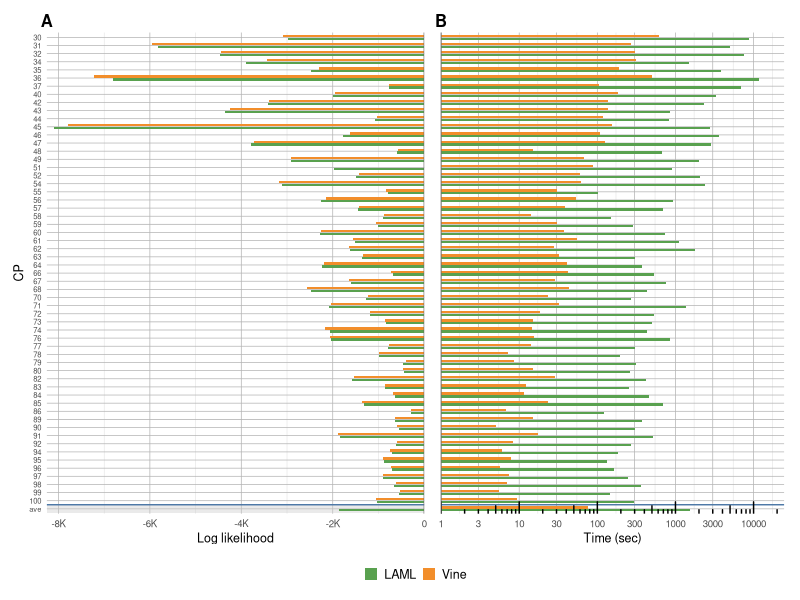

Here is the R script that generated this plot:
#!/usr/bin/env Rscript

suppressMessages(library(ggplot2))
suppressMessages(library(scales))
suppressMessages(library(patchwork))

## -------------------- Colors --------------------
method_palette <- c(
  NJ   = "#4E79A7",
  vine = "#F28E2B",
  beast= "#59A14F"
)
fill_colors <- c(
  laml = unname(method_palette["beast"]),
  vine = unname(method_palette["vine"])
)
legend_labels <- c(laml = "LAML", vine = "Vine")

## -------------------- Read LNL data --------------------
all_lines <- readLines("summary.lnl.txt", warn = FALSE)
all_lines <- trimws(all_lines)
all_lines <- all_lines[nzchar(all_lines)]
header <- all_lines[1]
rows   <- all_lines[-1]
rows <- rows[!grepl("^[-]+$", rows)]
rows <- rows[sapply(strsplit(rows, "\\s+"), function(x) length(x) >= 4)]
raw <- read.table(text = c(header, rows), header = TRUE, stringsAsFactors = FALSE)
raw$cp <- ifelse(raw$cp == "all", "ave", raw$cp)

cp_numeric <- suppressWarnings(as.numeric(raw$cp))
is_num     <- !is.na(cp_numeric)
cp_levels  <- c(
  as.character(sort(unique(cp_numeric[is_num]))),
  if ("ave" %in% raw$cp) "ave" else character(0)
)

df_long <- rbind(
  data.frame(cp = raw$cp, method = "laml", value = as.numeric(raw$laml)),
  data.frame(cp = raw$cp, method = "vine", value = as.numeric(raw$vine))
)
df_long$cp     <- factor(df_long$cp, levels = cp_levels)
df_long$method <- factor(df_long$method, levels = c("laml", "vine"))

## -------------------- Read time data --------------------
t_lines <- readLines("summary.time.txt", warn = FALSE)
t_lines <- trimws(t_lines)
t_lines <- t_lines[nzchar(t_lines)]
t_header <- t_lines[1]
t_rows   <- t_lines[-1]
t_rows <- t_rows[!grepl("^[-]+$", t_rows)]
t_rows <- t_rows[sapply(strsplit(t_rows, "\\s+"), function(x) length(x) >= 4)]
time_raw <- read.table(text = c(t_header, t_rows), header = TRUE, stringsAsFactors = FALSE)
time_raw$cp <- ifelse(time_raw$cp == "all", "ave", time_raw$cp)

t_cp_num <- suppressWarnings(as.numeric(time_raw$cp))
t_is_num <- !is.na(t_cp_num)
t_levels <- c(
  as.character(sort(unique(t_cp_num[t_is_num]))),
  if ("ave" %in% time_raw$cp) "ave" else character(0)
)

time_long <- rbind(
  data.frame(cp = time_raw$cp, method = "laml", value = as.numeric(time_raw$laml)),
  data.frame(cp = time_raw$cp, method = "vine", value = as.numeric(time_raw$vine))
)
time_long$cp     <- factor(time_long$cp, levels = t_levels)
time_long$method <- factor(time_long$method, levels = c("laml", "vine"))
time_long <- subset(time_long, is.finite(value) & value > 0)

## -------------------- "ave" highlight geometry --------------------
# scale_y_discrete(limits=rev) reverses BOTH visual order AND the internal
# numeric coordinate mapping.  After reversal:
#   y=1  -> "ave"  (bottom)
#   y=2  -> "100"  (second from bottom)
#   ...
#   y=n  -> "4"    (top)
# So to shade "ave" and place the separator above it, use y=1.

# (highlight geometry defined inline via annotate() in each plot)

## -------------------- Common theme --------------------
base_sz <- 9
panel_theme <- theme_minimal(base_size = base_sz) +
  theme(
    axis.title.x     = element_text(size = 9),
    axis.title.y     = element_text(size = 9),
    axis.text.x      = element_text(size = 7),
    axis.text.y      = element_text(size = 5.5),
    panel.grid.major = element_line(color = "gray70", linewidth = 0.25),
    panel.grid.minor = element_line(color = "gray85", linewidth = 0.15),
    plot.margin      = margin(18, 6, 4, 4, "pt")
  )

## -------------------- Left panel: Log likelihood --------------------
min_lnl <- min(df_long$value, na.rm = TRUE)

p_lnl <- ggplot(df_long, aes(y = cp, x = value, fill = method)) +
  # Gray background for "ave" row
  annotate("rect", ymin = 0.5, ymax = 1.5, xmin = -Inf, xmax = Inf,
           fill = "gray80", alpha = 0.4) +
  # Separator line just above "ave"
  geom_hline(
    yintercept = 1.5,
    color = unname(method_palette["NJ"]), linewidth = 0.5
  ) +
  geom_col(position = position_dodge(width = 0.7), width = 0.55) +
  geom_vline(xintercept = 0, linewidth = 0.3, color = "gray40") +
  scale_y_discrete(limits = rev) +
  scale_x_continuous(
    limits = c(min_lnl * 1.02, 0),
    breaks = pretty_breaks(n = 5),
    expand = c(0, 0),
    labels = label_number(scale_cut = cut_short_scale())
  ) +
  scale_fill_manual(
    values = fill_colors, breaks = c("laml", "vine"), labels = legend_labels
  ) +
  labs(x = "Log likelihood", y = "CP", fill = NULL) +
  panel_theme

## -------------------- Right panel: Time --------------------
p_time <- ggplot(time_long, aes(y = cp, x = value, fill = method)) +
  # Gray background for "ave" row
  annotate("rect", ymin = 0.5, ymax = 1.5, xmin = -Inf, xmax = Inf,
           fill = "gray80", alpha = 0.4) +
  # Separator line just above "ave"
  geom_hline(
    yintercept = 1.5,
    color = unname(method_palette["NJ"]), linewidth = 0.5
  ) +
  geom_col(position = position_dodge(width = 0.7), width = 0.55) +
  scale_y_discrete(limits = rev) +
  scale_x_log10(
    breaks = scales::breaks_log(8),
    labels = scales::label_number(scale_cut = NULL, big.mark = "", decimal.mark = "."),
    expand = expansion(mult = c(0, 0.08))
  ) +
  annotation_logticks(sides = "b", size = 0.25) +
  scale_fill_manual(
    values = fill_colors, breaks = c("laml", "vine"), labels = legend_labels
  ) +
  labs(x = "Time (sec)", y = NULL, fill = NULL) +
  panel_theme +
  theme(
    axis.text.y   = element_blank(),
    axis.ticks.y  = element_blank(),
    axis.line.y.left = element_line(linewidth = 0.3, color = "gray40")
  )

## -------------------- Combine with patchwork --------------------
combined <- p_lnl + p_time +
  plot_layout(widths = c(1.1, 1), guides = "collect") +
  plot_annotation(tag_levels = "A") &
  theme(
    legend.position  = "bottom",
    legend.text      = element_text(size = 9),
    legend.key.size  = unit(0.35, "cm"),
    legend.key.spacing.x = unit(4, "pt"),
    plot.tag          = element_text(size = 12, face = "bold", family = "Helvetica"),
    plot.tag.location = "panel",
    plot.tag.position = c(0, 1.025)
  )

## -------------------- Save --------------------
out_file <- "lnl_time_combined.pdf"
if (capabilities("cairo")) {
  ggsave(out_file, plot = combined,
         width = 7.5, height = 8.0, units = "in", device = cairo_pdf)
} else {
  pdf(out_file, width = 6, height = 8.0, family = "Helvetica")
  print(combined)
  dev.off()
}

cat("Saved:", out_file, "\n")
